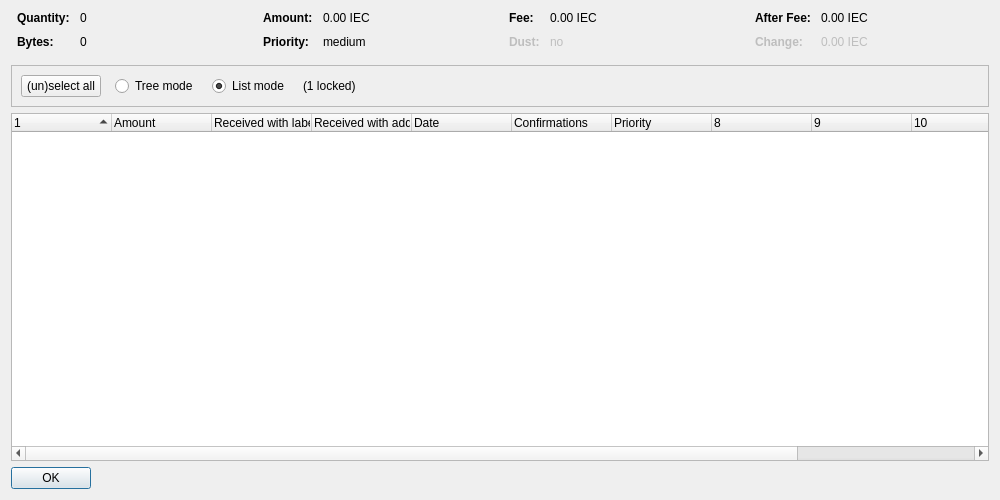
<?xml version="1.0" encoding="UTF-8"?>
<ui version="4.0">
 <class>CoinControlDialog</class>
 <widget class="QDialog" name="CoinControlDialog">
  <property name="geometry">
   <rect>
    <x>0</x>
    <y>0</y>
    <width>1000</width>
    <height>500</height>
   </rect>
  </property>
  <property name="windowTitle">
   <string>Coin Selection</string>
  </property>
  <layout class="QVBoxLayout" name="verticalLayout">
   <item>
    <layout class="QHBoxLayout" name="horizontalLayoutTop" stretch="0,0,0,0">
     <property name="topMargin">
      <number>0</number>
     </property>
     <property name="bottomMargin">
      <number>10</number>
     </property>
     <item>
      <layout class="QFormLayout" name="formLayoutCoinControl1">
       <property name="horizontalSpacing">
        <number>10</number>
       </property>
       <property name="verticalSpacing">
        <number>10</number>
       </property>
       <property name="leftMargin">
        <number>6</number>
       </property>
       <property name="rightMargin">
        <number>6</number>
       </property>
       <item row="0" column="0">
        <widget class="QLabel" name="labelCoinControlQuantityText">
         <property name="font">
          <font>
           <weight>75</weight>
           <bold>true</bold>
          </font>
         </property>
         <property name="text">
          <string>Quantity:</string>
         </property>
        </widget>
       </item>
       <item row="0" column="1">
        <widget class="QLabel" name="labelCoinControlQuantity">
         <property name="cursor">
          <cursorShape>IBeamCursor</cursorShape>
         </property>
         <property name="contextMenuPolicy">
          <enum>Qt::ActionsContextMenu</enum>
         </property>
         <property name="text">
          <string notr="true">0</string>
         </property>
         <property name="textInteractionFlags">
          <set>Qt::LinksAccessibleByMouse|Qt::TextSelectableByKeyboard|Qt::TextSelectableByMouse</set>
         </property>
        </widget>
       </item>
       <item row="1" column="0">
        <widget class="QLabel" name="labelCoinControlBytesText">
         <property name="font">
          <font>
           <weight>75</weight>
           <bold>true</bold>
          </font>
         </property>
         <property name="text">
          <string>Bytes:</string>
         </property>
        </widget>
       </item>
       <item row="1" column="1">
        <widget class="QLabel" name="labelCoinControlBytes">
         <property name="cursor">
          <cursorShape>IBeamCursor</cursorShape>
         </property>
         <property name="contextMenuPolicy">
          <enum>Qt::ActionsContextMenu</enum>
         </property>
         <property name="text">
          <string notr="true">0</string>
         </property>
         <property name="textInteractionFlags">
          <set>Qt::LinksAccessibleByMouse|Qt::TextSelectableByKeyboard|Qt::TextSelectableByMouse</set>
         </property>
        </widget>
       </item>
      </layout>
     </item>
     <item>
      <layout class="QFormLayout" name="formLayoutCoinControl2">
       <property name="horizontalSpacing">
        <number>10</number>
       </property>
       <property name="verticalSpacing">
        <number>10</number>
       </property>
       <property name="leftMargin">
        <number>6</number>
       </property>
       <property name="rightMargin">
        <number>6</number>
       </property>
       <item row="0" column="0">
        <widget class="QLabel" name="labelCoinControlAmountText">
         <property name="font">
          <font>
           <weight>75</weight>
           <bold>true</bold>
          </font>
         </property>
         <property name="text">
          <string>Amount:</string>
         </property>
        </widget>
       </item>
       <item row="0" column="1">
        <widget class="QLabel" name="labelCoinControlAmount">
         <property name="cursor">
          <cursorShape>IBeamCursor</cursorShape>
         </property>
         <property name="contextMenuPolicy">
          <enum>Qt::ActionsContextMenu</enum>
         </property>
         <property name="text">
          <string notr="true">0.00 IEC</string>
         </property>
         <property name="textInteractionFlags">
          <set>Qt::LinksAccessibleByMouse|Qt::TextSelectableByKeyboard|Qt::TextSelectableByMouse</set>
         </property>
        </widget>
       </item>
       <item row="1" column="0">
        <widget class="QLabel" name="labelCoinControlPriorityText">
         <property name="font">
          <font>
           <weight>75</weight>
           <bold>true</bold>
          </font>
         </property>
         <property name="text">
          <string>Priority:</string>
         </property>
        </widget>
       </item>
       <item row="1" column="1">
        <widget class="QLabel" name="labelCoinControlPriority">
         <property name="cursor">
          <cursorShape>IBeamCursor</cursorShape>
         </property>
         <property name="contextMenuPolicy">
          <enum>Qt::ActionsContextMenu</enum>
         </property>
         <property name="text">
          <string notr="true">medium</string>
         </property>
         <property name="textInteractionFlags">
          <set>Qt::LinksAccessibleByMouse|Qt::TextSelectableByKeyboard|Qt::TextSelectableByMouse</set>
         </property>
        </widget>
       </item>
      </layout>
     </item>
     <item>
      <layout class="QFormLayout" name="formLayoutCoinControl3">
       <property name="horizontalSpacing">
        <number>10</number>
       </property>
       <property name="verticalSpacing">
        <number>10</number>
       </property>
       <property name="leftMargin">
        <number>6</number>
       </property>
       <property name="rightMargin">
        <number>6</number>
       </property>
       <item row="0" column="0">
        <widget class="QLabel" name="labelCoinControlFeeText">
         <property name="font">
          <font>
           <weight>75</weight>
           <bold>true</bold>
          </font>
         </property>
         <property name="text">
          <string>Fee:</string>
         </property>
        </widget>
       </item>
       <item row="0" column="1">
        <widget class="QLabel" name="labelCoinControlFee">
         <property name="cursor">
          <cursorShape>IBeamCursor</cursorShape>
         </property>
         <property name="contextMenuPolicy">
          <enum>Qt::ActionsContextMenu</enum>
         </property>
         <property name="text">
          <string notr="true">0.00 IEC</string>
         </property>
         <property name="textInteractionFlags">
          <set>Qt::LinksAccessibleByMouse|Qt::TextSelectableByKeyboard|Qt::TextSelectableByMouse</set>
         </property>
        </widget>
       </item>
       <item row="1" column="0">
        <widget class="QLabel" name="labelCoinControlLowOutputText">
         <property name="enabled">
          <bool>false</bool>
         </property>
         <property name="font">
          <font>
           <weight>75</weight>
           <bold>true</bold>
          </font>
         </property>
         <property name="text">
          <string>Dust:</string>
         </property>
        </widget>
       </item>
       <item row="1" column="1">
        <widget class="QLabel" name="labelCoinControlLowOutput">
         <property name="enabled">
          <bool>false</bool>
         </property>
         <property name="cursor">
          <cursorShape>IBeamCursor</cursorShape>
         </property>
         <property name="contextMenuPolicy">
          <enum>Qt::ActionsContextMenu</enum>
         </property>
         <property name="text">
          <string notr="true">no</string>
         </property>
         <property name="textInteractionFlags">
          <set>Qt::LinksAccessibleByMouse|Qt::TextSelectableByKeyboard|Qt::TextSelectableByMouse</set>
         </property>
        </widget>
       </item>
      </layout>
     </item>
     <item>
      <layout class="QFormLayout" name="formLayoutCoinControl4">
       <property name="horizontalSpacing">
        <number>10</number>
       </property>
       <property name="verticalSpacing">
        <number>10</number>
       </property>
       <property name="leftMargin">
        <number>6</number>
       </property>
       <property name="rightMargin">
        <number>6</number>
       </property>
       <item row="0" column="0">
        <widget class="QLabel" name="labelCoinControlAfterFeeText">
         <property name="font">
          <font>
           <weight>75</weight>
           <bold>true</bold>
          </font>
         </property>
         <property name="text">
          <string>After Fee:</string>
         </property>
        </widget>
       </item>
       <item row="0" column="1">
        <widget class="QLabel" name="labelCoinControlAfterFee">
         <property name="cursor">
          <cursorShape>IBeamCursor</cursorShape>
         </property>
         <property name="contextMenuPolicy">
          <enum>Qt::ActionsContextMenu</enum>
         </property>
         <property name="text">
          <string notr="true">0.00 IEC</string>
         </property>
         <property name="textInteractionFlags">
          <set>Qt::LinksAccessibleByMouse|Qt::TextSelectableByKeyboard|Qt::TextSelectableByMouse</set>
         </property>
        </widget>
       </item>
       <item row="1" column="0">
        <widget class="QLabel" name="labelCoinControlChangeText">
         <property name="enabled">
          <bool>false</bool>
         </property>
         <property name="font">
          <font>
           <weight>75</weight>
           <bold>true</bold>
          </font>
         </property>
         <property name="text">
          <string>Change:</string>
         </property>
        </widget>
       </item>
       <item row="1" column="1">
        <widget class="QLabel" name="labelCoinControlChange">
         <property name="enabled">
          <bool>false</bool>
         </property>
         <property name="cursor">
          <cursorShape>IBeamCursor</cursorShape>
         </property>
         <property name="contextMenuPolicy">
          <enum>Qt::ActionsContextMenu</enum>
         </property>
         <property name="text">
          <string notr="true">0.00 IEC</string>
         </property>
         <property name="textInteractionFlags">
          <set>Qt::LinksAccessibleByMouse|Qt::TextSelectableByKeyboard|Qt::TextSelectableByMouse</set>
         </property>
        </widget>
       </item>
      </layout>
     </item>
    </layout>
   </item>
   <item>
    <widget class="QFrame" name="frame">
     <property name="minimumSize">
      <size>
       <width>0</width>
       <height>40</height>
      </size>
     </property>
     <property name="frameShape">
      <enum>QFrame::StyledPanel</enum>
     </property>
     <property name="frameShadow">
      <enum>QFrame::Sunken</enum>
     </property>
     <layout class="QHBoxLayout" name="horizontalLayout">
      <item>
       <layout class="QHBoxLayout" name="horizontalLayoutPanel" stretch="0,0,0,0,0">
        <property name="spacing">
         <number>14</number>
        </property>
        <item>
         <widget class="QPushButton" name="pushButtonSelectAll">
          <property name="sizePolicy">
           <sizepolicy hsizetype="Maximum" vsizetype="Fixed">
            <horstretch>0</horstretch>
            <verstretch>0</verstretch>
           </sizepolicy>
          </property>
          <property name="text">
           <string>(un)select all</string>
          </property>
          <property name="autoDefault">
           <bool>false</bool>
          </property>
         </widget>
        </item>
        <item>
         <widget class="QRadioButton" name="radioTreeMode">
          <property name="sizePolicy">
           <sizepolicy hsizetype="Maximum" vsizetype="Fixed">
            <horstretch>0</horstretch>
            <verstretch>0</verstretch>
           </sizepolicy>
          </property>
          <property name="text">
           <string>Tree mode</string>
          </property>
         </widget>
        </item>
        <item>
         <widget class="QRadioButton" name="radioListMode">
          <property name="sizePolicy">
           <sizepolicy hsizetype="Maximum" vsizetype="Fixed">
            <horstretch>0</horstretch>
            <verstretch>0</verstretch>
           </sizepolicy>
          </property>
          <property name="text">
           <string>List mode</string>
          </property>
          <property name="checked">
           <bool>true</bool>
          </property>
         </widget>
        </item>
        <item>
         <widget class="QLabel" name="labelLocked">
          <property name="text">
           <string notr="true">(1 locked)</string>
          </property>
         </widget>
        </item>
        <item>
         <spacer name="horizontalSpacer">
          <property name="orientation">
           <enum>Qt::Horizontal</enum>
          </property>
          <property name="sizeHint" stdset="0">
           <size>
            <width>40</width>
            <height>20</height>
           </size>
          </property>
         </spacer>
        </item>
       </layout>
      </item>
     </layout>
    </widget>
   </item>
   <item>
    <widget class="CoinControlTreeWidget" name="treeWidget">
     <property name="contextMenuPolicy">
      <enum>Qt::CustomContextMenu</enum>
     </property>
     <property name="sortingEnabled">
      <bool>false</bool>
     </property>
     <property name="columnCount">
      <number>12</number>
     </property>
     <attribute name="headerShowSortIndicator" stdset="0">
      <bool>true</bool>
     </attribute>
     <attribute name="headerStretchLastSection">
      <bool>false</bool>
     </attribute>
     <column>
      <property name="text">
       <string/>
      </property>
     </column>
     <column>
      <property name="text">
       <string>Amount</string>
      </property>
     </column>
     <column>
      <property name="text">
       <string>Received with label</string>
      </property>
     </column>
     <column>
      <property name="text">
       <string>Received with address</string>
      </property>
     </column>
     <column>
      <property name="text">
       <string>Date</string>
      </property>
     </column>
     <column>
      <property name="text">
       <string>Confirmations</string>
      </property>
      <property name="toolTip">
       <string>Confirmed</string>
      </property>
     </column>
     <column>
      <property name="text">
       <string>Priority</string>
      </property>
     </column>
     <column>
      <property name="text">
       <string/>
      </property>
     </column>
     <column>
      <property name="text">
       <string/>
      </property>
     </column>
     <column>
      <property name="text">
       <string/>
      </property>
     </column>
     <column>
      <property name="text">
       <string/>
      </property>
     </column>
     <column>
      <property name="text">
       <string/>
      </property>
     </column>
    </widget>
   </item>
   <item>
    <widget class="QDialogButtonBox" name="buttonBox">
     <property name="sizePolicy">
      <sizepolicy hsizetype="Maximum" vsizetype="Fixed">
       <horstretch>0</horstretch>
       <verstretch>0</verstretch>
      </sizepolicy>
     </property>
     <property name="orientation">
      <enum>Qt::Horizontal</enum>
     </property>
     <property name="standardButtons">
      <set>QDialogButtonBox::Ok</set>
     </property>
    </widget>
   </item>
  </layout>
 </widget>
 <customwidgets>
  <customwidget>
   <class>CoinControlTreeWidget</class>
   <extends>QTreeWidget</extends>
   <header>coincontroltreewidget.h</header>
  </customwidget>
 </customwidgets>
 <resources/>
 <connections/>
</ui>
